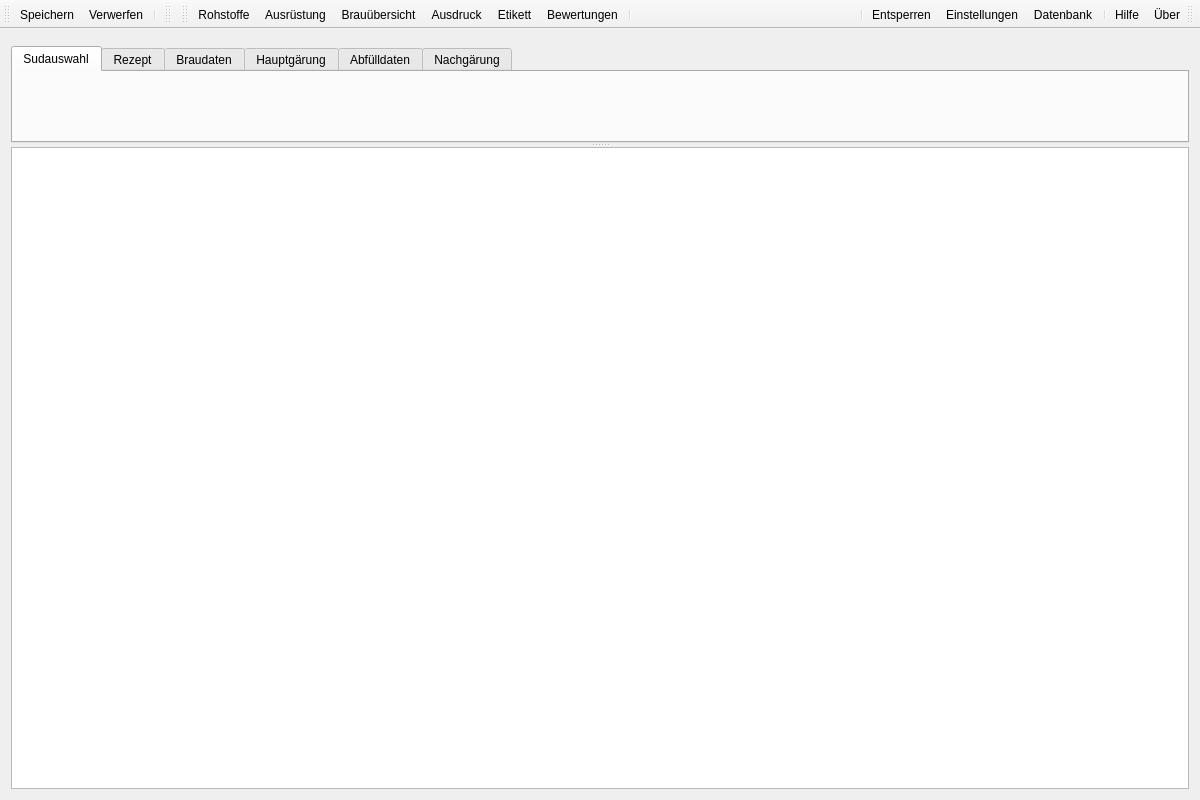
<?xml version="1.0" encoding="UTF-8"?>
<ui version="4.0">
 <class>MainWindow</class>
 <widget class="QMainWindow" name="MainWindow">
  <property name="geometry">
   <rect>
    <x>0</x>
    <y>0</y>
    <width>1200</width>
    <height>800</height>
   </rect>
  </property>
  <widget class="QWidget" name="centralWidget">
   <layout class="QVBoxLayout" name="verticalLayout_2">
    <property name="spacing">
     <number>0</number>
    </property>
    <property name="leftMargin">
     <number>0</number>
    </property>
    <property name="topMargin">
     <number>0</number>
    </property>
    <property name="rightMargin">
     <number>0</number>
    </property>
    <property name="bottomMargin">
     <number>0</number>
    </property>
    <item>
     <widget class="QScrollArea" name="scrollArea">
      <property name="frameShape">
       <enum>QFrame::Shape::NoFrame</enum>
      </property>
      <property name="widgetResizable">
       <bool>true</bool>
      </property>
      <widget class="QWidget" name="scrollAreaWidgetContents">
       <property name="geometry">
        <rect>
         <x>0</x>
         <y>0</y>
         <width>1200</width>
         <height>762</height>
        </rect>
       </property>
       <layout class="QVBoxLayout" name="verticalLayout">
        <item>
         <widget class="WdgSudStatus" name="wdgSudStatus" native="true"/>
        </item>
        <item>
         <widget class="QSplitter" name="splitterHelp">
          <property name="orientation">
           <enum>Qt::Orientation::Vertical</enum>
          </property>
          <widget class="QTabWidget" name="tabMain">
           <property name="contextMenuPolicy">
            <enum>Qt::ContextMenuPolicy::ActionsContextMenu</enum>
           </property>
           <property name="currentIndex">
            <number>0</number>
           </property>
           <widget class="TabSudAuswahl" name="tabSudAuswahl">
            <attribute name="icon">
             <iconset theme="sudauswahl"/>
            </attribute>
            <attribute name="title">
             <string>Sudauswahl</string>
            </attribute>
           </widget>
           <widget class="TabRezept" name="tabRezept">
            <attribute name="icon">
             <iconset theme="rezept"/>
            </attribute>
            <attribute name="title">
             <string>Rezept</string>
            </attribute>
           </widget>
           <widget class="TabBraudaten" name="tabBraudaten">
            <attribute name="icon">
             <iconset theme="braudaten"/>
            </attribute>
            <attribute name="title">
             <string>Braudaten</string>
            </attribute>
           </widget>
           <widget class="TabGaerverlauf1" name="tabHauptgaerung">
            <attribute name="icon">
             <iconset theme="gaerung_i"/>
            </attribute>
            <attribute name="title">
             <string>Hauptgärung</string>
            </attribute>
           </widget>
           <widget class="TabAbfuellen" name="tabAbfuelldaten">
            <attribute name="icon">
             <iconset theme="abfuelldaten"/>
            </attribute>
            <attribute name="title">
             <string>Abfülldaten</string>
            </attribute>
           </widget>
           <widget class="TabGaerverlauf2" name="tabNachgaerung">
            <attribute name="icon">
             <iconset theme="gaerung_ii"/>
            </attribute>
            <attribute name="title">
             <string>Nachgärung</string>
            </attribute>
           </widget>
          </widget>
          <widget class="QTextBrowser" name="tbHelp">
           <property name="font">
            <font>
             <italic>true</italic>
            </font>
           </property>
           <property name="openExternalLinks">
            <bool>true</bool>
           </property>
          </widget>
         </widget>
        </item>
       </layout>
      </widget>
     </widget>
    </item>
   </layout>
  </widget>
  <widget class="QMenuBar" name="menuBar">
   <property name="geometry">
    <rect>
     <x>0</x>
     <y>0</y>
     <width>1200</width>
     <height>18</height>
    </rect>
   </property>
  </widget>
  <widget class="QToolBar" name="toolBarSave">
   <property name="windowTitle">
    <string>Speichern</string>
   </property>
   <property name="iconSize">
    <size>
     <width>16</width>
     <height>16</height>
    </size>
   </property>
   <property name="toolButtonStyle">
    <enum>Qt::ToolButtonStyle::ToolButtonTextUnderIcon</enum>
   </property>
   <attribute name="toolBarArea">
    <enum>TopToolBarArea</enum>
   </attribute>
   <attribute name="toolBarBreak">
    <bool>false</bool>
   </attribute>
   <addaction name="actionSpeichern"/>
   <addaction name="actionVerwerfen"/>
   <addaction name="separator"/>
  </widget>
  <widget class="QToolBar" name="toolBarSudauswahl">
   <property name="windowTitle">
    <string>Sudauswahl</string>
   </property>
   <property name="iconSize">
    <size>
     <width>16</width>
     <height>16</height>
    </size>
   </property>
   <property name="toolButtonStyle">
    <enum>Qt::ToolButtonStyle::ToolButtonTextUnderIcon</enum>
   </property>
   <attribute name="toolBarArea">
    <enum>TopToolBarArea</enum>
   </attribute>
   <attribute name="toolBarBreak">
    <bool>false</bool>
   </attribute>
  </widget>
  <widget class="QToolBar" name="toolBar">
   <property name="windowTitle">
    <string>Dialoge</string>
   </property>
   <property name="iconSize">
    <size>
     <width>16</width>
     <height>16</height>
    </size>
   </property>
   <property name="toolButtonStyle">
    <enum>Qt::ToolButtonStyle::ToolButtonTextUnderIcon</enum>
   </property>
   <attribute name="toolBarArea">
    <enum>TopToolBarArea</enum>
   </attribute>
   <attribute name="toolBarBreak">
    <bool>false</bool>
   </attribute>
   <addaction name="actionRohstoffe"/>
   <addaction name="actionAusruestung"/>
   <addaction name="actionBrauUebersicht"/>
   <addaction name="actionPrintout"/>
   <addaction name="actionEtikett"/>
   <addaction name="actionBewertungen"/>
   <addaction name="separator"/>
  </widget>
  <widget class="QToolBar" name="toolBarLeft">
   <property name="windowTitle">
    <string>Erweiterte Toolbar</string>
   </property>
   <property name="layoutDirection">
    <enum>Qt::LayoutDirection::RightToLeft</enum>
   </property>
   <property name="iconSize">
    <size>
     <width>16</width>
     <height>16</height>
    </size>
   </property>
   <property name="toolButtonStyle">
    <enum>Qt::ToolButtonStyle::ToolButtonTextUnderIcon</enum>
   </property>
   <attribute name="toolBarArea">
    <enum>TopToolBarArea</enum>
   </attribute>
   <attribute name="toolBarBreak">
    <bool>false</bool>
   </attribute>
   <addaction name="actionUeber"/>
   <addaction name="actionHilfe"/>
   <addaction name="separator"/>
   <addaction name="actionDatenbank"/>
   <addaction name="actionSettings"/>
   <addaction name="actionEingabefelderEntsperren"/>
   <addaction name="separator"/>
  </widget>
  <action name="actionSpeichern">
   <property name="icon">
    <iconset theme="save"/>
   </property>
   <property name="text">
    <string>Speichern</string>
   </property>
   <property name="shortcut">
    <string>Ctrl+S</string>
   </property>
  </action>
  <action name="actionVerwerfen">
   <property name="icon">
    <iconset theme="discard"/>
   </property>
   <property name="text">
    <string>Verwerfen</string>
   </property>
   <property name="toolTip">
    <string>Alle Änderungen verwerfen</string>
   </property>
  </action>
  <action name="actionUeber">
   <property name="checkable">
    <bool>true</bool>
   </property>
   <property name="icon">
    <iconset theme="about"/>
   </property>
   <property name="text">
    <string>Über</string>
   </property>
   <property name="menuRole">
    <enum>QAction::MenuRole::AboutRole</enum>
   </property>
  </action>
  <action name="actionEingabefelderEntsperren">
   <property name="checkable">
    <bool>true</bool>
   </property>
   <property name="icon">
    <iconset theme="unlock"/>
   </property>
   <property name="text">
    <string>Entsperren</string>
   </property>
   <property name="toolTip">
    <string>Alle Eingabefelder entsperren</string>
   </property>
  </action>
  <action name="actionHilfe">
   <property name="checkable">
    <bool>true</bool>
   </property>
   <property name="icon">
    <iconset theme="help"/>
   </property>
   <property name="text">
    <string>Hilfe</string>
   </property>
   <property name="shortcut">
    <string>F1</string>
   </property>
  </action>
  <action name="actionRohstoffe">
   <property name="checkable">
    <bool>true</bool>
   </property>
   <property name="checked">
    <bool>false</bool>
   </property>
   <property name="icon">
    <iconset theme="rohstoffe"/>
   </property>
   <property name="text">
    <string>Rohstoffe</string>
   </property>
   <property name="visible">
    <bool>true</bool>
   </property>
  </action>
  <action name="actionBrauUebersicht">
   <property name="checkable">
    <bool>true</bool>
   </property>
   <property name="enabled">
    <bool>true</bool>
   </property>
   <property name="icon">
    <iconset theme="brauuebersicht"/>
   </property>
   <property name="text">
    <string>Brauübersicht</string>
   </property>
   <property name="visible">
    <bool>true</bool>
   </property>
  </action>
  <action name="actionAusruestung">
   <property name="checkable">
    <bool>true</bool>
   </property>
   <property name="icon">
    <iconset theme="ausruestung"/>
   </property>
   <property name="text">
    <string>Ausrüstung</string>
   </property>
  </action>
  <action name="actionDatenbank">
   <property name="checkable">
    <bool>true</bool>
   </property>
   <property name="icon">
    <iconset theme="database"/>
   </property>
   <property name="text">
    <string>Datenbank</string>
   </property>
  </action>
  <action name="actionPrintout">
   <property name="checkable">
    <bool>true</bool>
   </property>
   <property name="icon">
    <iconset theme="ausdruck"/>
   </property>
   <property name="text">
    <string>Ausdruck</string>
   </property>
  </action>
  <action name="actionEtikett">
   <property name="checkable">
    <bool>true</bool>
   </property>
   <property name="icon">
    <iconset theme="etikett"/>
   </property>
   <property name="text">
    <string>Etikett</string>
   </property>
  </action>
  <action name="actionBewertungen">
   <property name="checkable">
    <bool>true</bool>
   </property>
   <property name="icon">
    <iconset theme="bewertung"/>
   </property>
   <property name="text">
    <string>Bewertungen</string>
   </property>
  </action>
  <action name="actionSettings">
   <property name="checkable">
    <bool>true</bool>
   </property>
   <property name="icon">
    <iconset theme="settings"/>
   </property>
   <property name="text">
    <string>Einstellungen</string>
   </property>
  </action>
  <action name="actionTabBarLabels">
   <property name="checkable">
    <bool>true</bool>
   </property>
   <property name="checked">
    <bool>true</bool>
   </property>
   <property name="text">
    <string>Überschriften</string>
   </property>
  </action>
  <action name="actionTabBarLocation">
   <property name="checkable">
    <bool>true</bool>
   </property>
   <property name="checked">
    <bool>true</bool>
   </property>
   <property name="text">
    <string>Oben / Rechts</string>
   </property>
   <property name="toolTip">
    <string>Oben / Rechts</string>
   </property>
  </action>
 </widget>
 <layoutdefault spacing="6" margin="11"/>
 <customwidgets>
  <customwidget>
   <class>TabSudAuswahl</class>
   <extends>QWidget</extends>
   <header>tabsudauswahl.h</header>
   <container>1</container>
  </customwidget>
  <customwidget>
   <class>TabRezept</class>
   <extends>QWidget</extends>
   <header>tabrezept.h</header>
   <container>1</container>
  </customwidget>
  <customwidget>
   <class>TabBraudaten</class>
   <extends>QWidget</extends>
   <header>tabbraudaten.h</header>
   <container>1</container>
  </customwidget>
  <customwidget>
   <class>TabGaerverlauf1</class>
   <extends>QWidget</extends>
   <header>tabgaerverlauf1.h</header>
   <container>1</container>
  </customwidget>
  <customwidget>
   <class>TabAbfuellen</class>
   <extends>QWidget</extends>
   <header>tababfuellen.h</header>
   <container>1</container>
  </customwidget>
  <customwidget>
   <class>TabGaerverlauf2</class>
   <extends>QWidget</extends>
   <header>tabgaerverlauf2.h</header>
   <container>1</container>
  </customwidget>
  <customwidget>
   <class>WdgSudStatus</class>
   <extends>QWidget</extends>
   <header>widgets/wdgsudstatus.h</header>
   <container>1</container>
  </customwidget>
 </customwidgets>
 <resources/>
 <connections/>
</ui>
